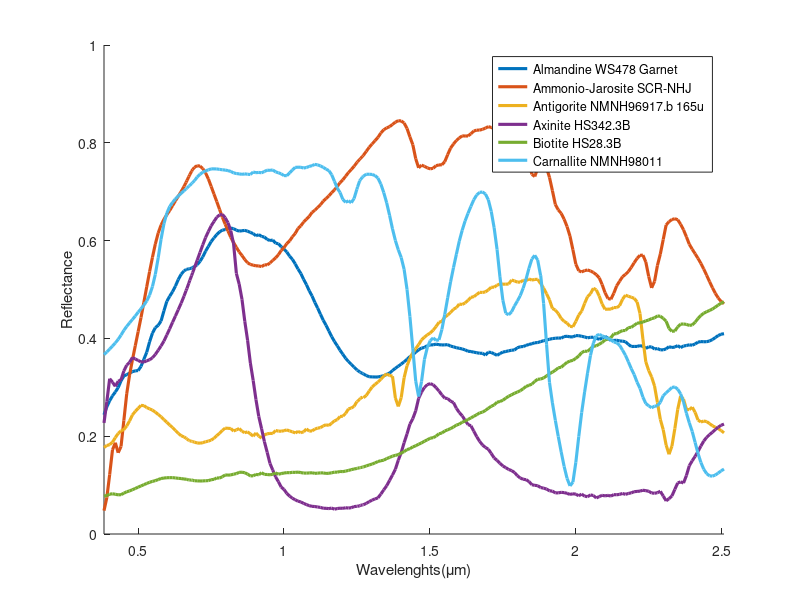

This figure's MATLAB source:
% Plot of sample materials from USGS Convolved Spectral Library for NASA/JPL AVIRIS 
% By: Roozbeh Rajabi (r.rajabi@modares.ac.ir) , Fall 2013
% Copyright www.roozbehrajabi.net

clc; clear all; close all;
load s06av95a;

figure; hold on;
[wlenS, IX] = sort(wlen); 
ind=[30 61 103 114 125 153];
plot(wlenS,sign(IX,ind),'LineWidth',2.25)
xlabel('Wavelenghts(\mum)')
ylabel('Reflectance')
for i=1:size(ind,2)
    a=strsplit(names(ind(i),:),'s06av95');
    name(i)=a(1);
end
legend(name)
axis([wlen(1) wlen(end) 0 1]);